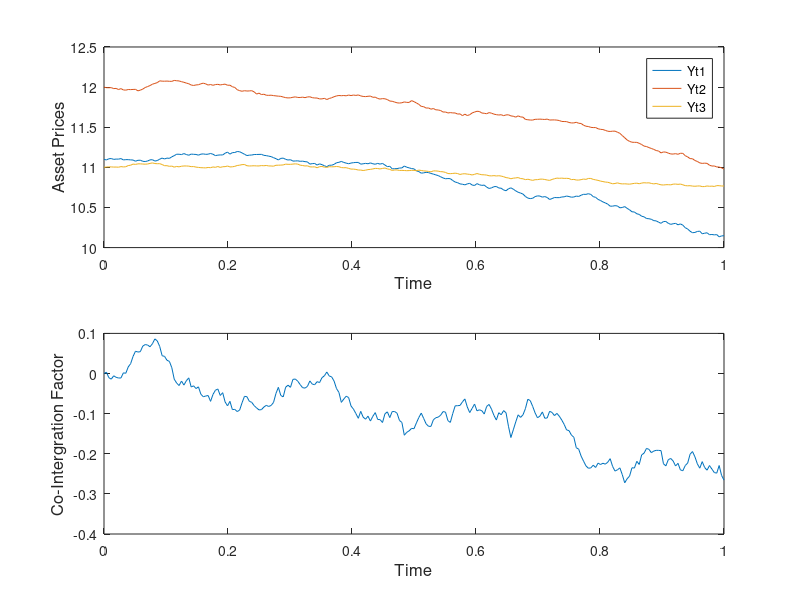

The MATLAB source for this figure:
randn('state',100)
T = 1;
N = 2^8;
dt = T/N;
Yzero = transpose([11.10 12.00 11.00]);
dW = sqrt(dt)*randn(3,N);

delta = [1 1 0]';
a = [-1 0 1]';
a0 = 0;
sigma = [0.200 0 0;0.0375 0.1452 0;0.0250 0.0039 0.0967];
omega = sigma*sigma';
kappa = -1 * delta' * a;
A = diag(a);
theta = trace(A*omega)/(2*delta'*a);

R = 1;
Dt = R*dt;
L = N/R;

Yem = zeros(3,L);
alphaem = zeros(1,L);
Ytemp = Yzero;
alphatemp = a0 + a'*log(Ytemp);

for j = 1:L
    Winc = sum(dW(:,R*(j-1)+1:R*j),2);
    alphatemp = alphatemp + kappa*(theta - alphatemp)*Dt + a'*sigma*dW(:,j);
    Ytemp = Ytemp + (Dt*alphatemp)*(delta.*Ytemp) + sigma * Winc;
    Yem(:,j) = Ytemp;
    alphaem(j) = alphatemp;
end

figure
subplot(2,1,1)
for l = 1:3
    plot([0:Dt:T],[Yzero(l),Yem(l,:)]),hold on
end
hold off
xlabel('Time','FontSize',12)
ylabel('Asset Prices','FontSize',12,'Rotation',90)
legend('Yt1','Yt2','Yt3')
subplot(2,1,2)
plot([0:Dt:T],[0,alphaem])
xlabel('Time','FontSize',12)
ylabel('Co-Intergration Factor','FontSize',12,'Rotation',90)